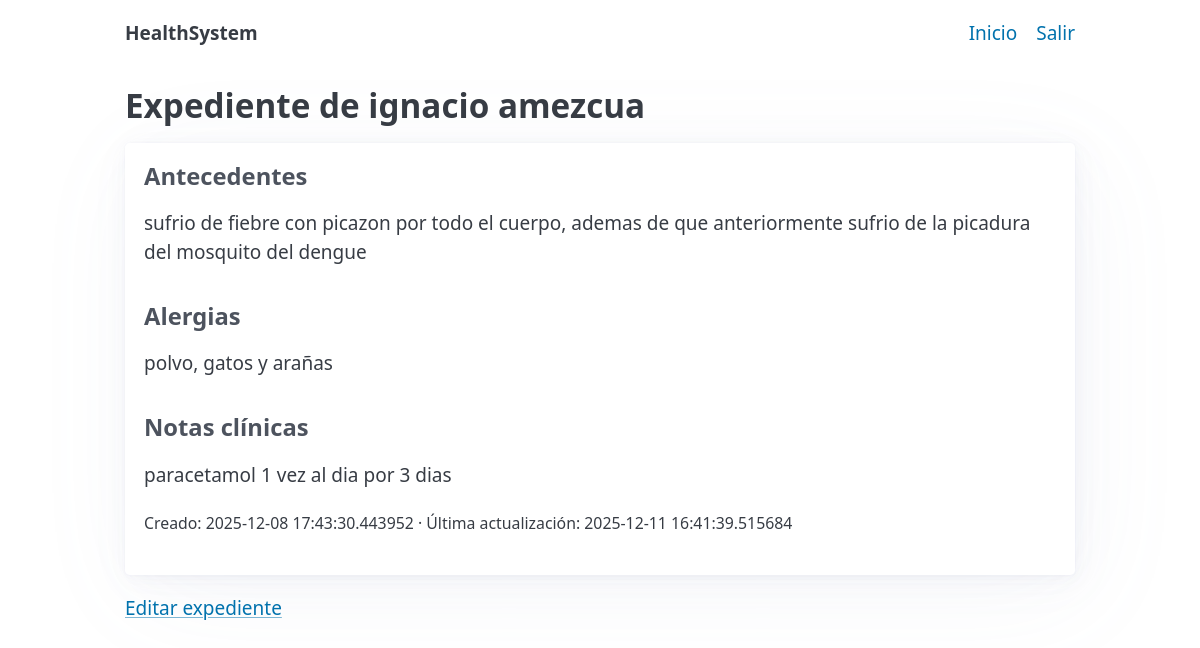
The page /expediente/2 (signed in) on the database its author committed.
### models.py (models this page shows, shortened)
class Usuario(Base, UserMixin):
    __tablename__ = "usuarios"
    id = Column(Integer, primary_key=True)
    nombre = Column(String, nullable=False)
    apellido = Column(String, nullable=False)
    email = Column(String, unique=True, index=True, nullable=False)
    password_hash = Column(String, nullable=False)
    tipo = Column(SAEnum(TipoUsuario), default=TipoUsuario.PACIENTE, nullable=False)
    medico = relationship("Medico", back_populates="usuario", uselist=False)
    expediente = relationship("Expediente", back_populates="paciente", uselist=False)

class Expediente(Base):
    __tablename__ = "expedientes"
    id = Column(Integer, primary_key=True)
    paciente_id = Column(Integer, ForeignKey("usuarios.id"), unique=True, nullable=False)
    antecedentes = Column(String, nullable=True)
    alergias = Column(String, nullable=True)
    notas_clinicas = Column(String, nullable=True)
    created_at = Column(DateTime, default=datetime.utcnow, nullable=False)
    updated_at = Column(DateTime, default=datetime.utcnow, onupdate=datetime.utcnow, nullable=False)
    paciente = relationship("Usuario", back_populates="expediente")

### app.py (the view)
@app.route("/expediente/<int:paciente_id>")
@login_required
def expediente_view(paciente_id: int):
    if current_user.tipo == TipoUsuario.PACIENTE and current_user.id != paciente_id:
        abort(403)
    with get_db() as db:
        paciente = db.get(Usuario, paciente_id)
        if not paciente:
            flash("Paciente no encontrado", "warning")
            return redirect(url_for("dashboard"))
        expediente = (
            db.query(Expediente)
            .options(joinedload(Expediente.paciente))
            .filter(Expediente.paciente_id == paciente_id)
            .first()
        )
    puede_editar = current_user.tipo in (TipoUsuario.MEDICO, TipoUsuario.ADMIN)
    return render_template(
        "expediente_view.html",
        paciente=paciente,
        expediente=expediente,
        puede_editar=puede_editar
    )

### app.py (called while the page is built)
@contextmanager
def get_db():
    db = SessionLocal()
    try:
        yield db
        db.commit()
    except Exception:
        db.rollback()
        raise
    finally:
        db.close()

@login_manager.user_loader
def load_user(user_id):
    with get_db() as db:
        return db.get(Usuario, int(user_id))

### templates/expediente_view.html (shortened to what this page needs)
{% extends "_layout.html" %}
{% block content %}
<h2>Expediente de {{ paciente.nombre }} {{ paciente.apellido }}</h2>
{% if expediente %}
  <article>
    <h4>Antecedentes</h4>
    <p>{{ expediente.antecedentes or '-' }}</p>
    <h4>Alergias</h4>
    <p>{{ expediente.alergias or '-' }}</p>
    <h4>Notas clínicas</h4>
    <p style="white-space: pre-wrap;">{{ expediente.notas_clinicas or '-' }}</p>
    <p><small>Creado: {{ expediente.created_at }} · Última actualización: {{ expediente.updated_at }}</small></p>
  </article>
{% else %}
  <p>No existe expediente aún.</p>
{% endif %}
{% if puede_editar %}
  <p>
    <a href="{{ url_for('expediente_edit', paciente_id=paciente.id) }}">Editar expediente</a>
  </p>
{% endif %}
{% endblock %}

### templates/_layout.html (style rules this page uses)
:root { --brand:#2563eb; --brand-2:#10b981; }

### rows shown on the page
Usuario: nombre "ignacio", apellido "amezcua"
Expediente: antecedentes "sufrio de fiebre con picazon por todo el cuerpo, ademas de que anteriormente sufrio de la picadura del mosquito del dengue", alergias "polvo, gatos y arañas", notas_clinicas "paracetamol 1 vez al dia por 3 dias", created_at "2025-12-08 17:43:30.443952", updated_at "2025-12-11 16:41:39.515684"
